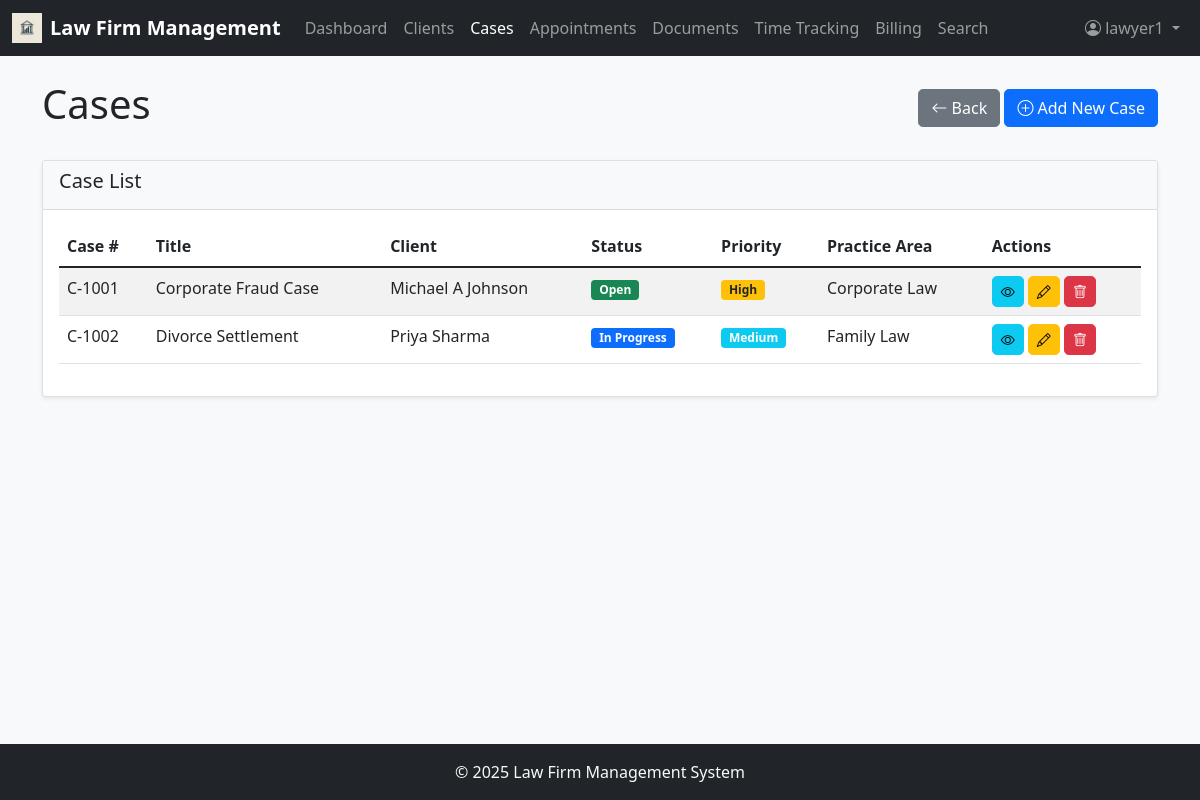
Screenshot of /cases (signed in) with the database file from the repository.
### app/models.py (models this page shows, shortened)
class User(UserMixin, db.Model):
    id = db.Column(db.Integer, primary_key=True)
    username = db.Column(db.String(64), index=True, unique=True)
    email = db.Column(db.String(120), index=True, unique=True)
    password_hash = db.Column(db.String(128))
    first_name = db.Column(db.String(64))
    last_name = db.Column(db.String(64))
    role = db.Column(db.String(20))  # 'admin' (full access to system; manage users, roles, permissions, clients, cases, billing, payments; approve/reject invoices/time entries; access analytics, financial reports, firm-wide dashboards; configure system settings (billing rates, document categories, practice areas); assign lawyers/staff to cases), 'lawyer' (manage own cases & clients; add/edit case details, appointments, documents, time entries; track billable hours; generate invoices (pending admin approval); search legal database, access case law, add citations to cases; communicate with clients via notes/messages; cannot create/remove other users), 'staff' (support role, limited permissions; schedule appointments; upload and manage documents (evidence, contracts); draft invoices (cannot approve/send); record time entries on behalf of lawyers (if permitted); cannot delete cases or clients; cannot assign users)
    hourly_rate = db.Column(db.Float)
    cases = db.relationship('Case', secondary=case_assignments, backref=db.backref('assigned_users', lazy='dynamic'))
    time_entries = db.relationship('TimeEntry', backref='user', lazy='dynamic')

class Case(db.Model):
    id = db.Column(db.Integer, primary_key=True)
    case_number = db.Column(db.String(20), unique=True)
    title = db.Column(db.String(128))
    description = db.Column(db.Text)
    status = db.Column(db.String(20))  # Open, In Progress, On Hold, Closed, Archived
    priority = db.Column(db.String(20))  # Low, Medium, High, Urgent
    practice_area = db.Column(db.String(64))
    case_type = db.Column(db.String(64))
    budget = db.Column(db.Float)
    client_id = db.Column(db.Integer, db.ForeignKey('client.id'))
    appointments = db.relationship('Appointment', backref='case', lazy='dynamic')
    documents = db.relationship('Document', backref='case', lazy='dynamic')
    time_entries = db.relationship('TimeEntry', backref='case', lazy='dynamic')
    invoices = db.relationship('Invoice', backref='case', lazy='dynamic')
    created_at = db.Column(db.DateTime, default=datetime.utcnow)
    updated_at = db.Column(db.DateTime, default=datetime.utcnow, onupdate=datetime.utcnow)

class Client(db.Model):
    id = db.Column(db.Integer, primary_key=True)
    first_name = db.Column(db.String(64))
    last_name = db.Column(db.String(64))
    email = db.Column(db.String(120))
    phone = db.Column(db.String(20))
    address = db.Column(db.String(256))
    company = db.Column(db.String(128))
    category = db.Column(db.String(64))
    notes = db.Column(db.Text)
    cases = db.relationship('Case', backref='client', lazy='dynamic')
    appointments = db.relationship('Appointment', backref='client', lazy='dynamic')
    documents = db.relationship('Document', backref='client', lazy='dynamic')

### app/routes.py (the view)
@app.route('/cases')
@login_required
@role_required(['admin', 'lawyer', 'staff'])
def cases():
    cases = Case.query.all()
    return render_template('cases.html', cases=cases)

### app/__init__.py (called while the page is built)
@login.user_loader
def load_user(id):
    return User.query.get(int(id))

### app/routes.py (called while the page is built)
def role_required(allowed_roles):
    def decorator(f):
        @wraps(f)
        def decorated_function(*args, **kwargs):
            if current_user.is_anonymous or current_user.role not in allowed_roles:
                flash('You do not have permission to access this page.')
                return redirect(url_for('dashboard')) # Redirect to dashboard or login
            return f(*args, **kwargs)
        return decorated_function
    return decorator

### app/templates/cases.html (shortened to what this page needs)
{% extends "base.html" %} {% block content %}
<div class="d-flex justify-content-between align-items-center mb-4">
  <h1>Cases</h1>
  <div>
    <a
      href="{{ request.referrer or url_for('cases') }}"
      class="btn btn-secondary"
    >
      <i class="bi bi-arrow-left"></i> Back
    </a>
    <a href="{{ url_for('new_case') }}" class="btn btn-primary">
      <i class="bi bi-plus-circle"></i> Add New Case
    </a>
  </div>
</div>
<div class="card mb-4">
  <div class="card-header">
    <h5>Case List</h5>
  </div>
  <div class="card-body">
    <div class="table-responsive">
      <table class="table table-striped" id="casesTable">
        <thead>
          <tr>
            <th>Case #</th>
            <th>Title</th>
            <th>Client</th>
            <th>Status</th>
            <th>Priority</th>
            <th>Practice Area</th>
            <th>Actions</th>
          </tr>
        </thead>
        <tbody>
          {% for case in cases %}
          <tr>
            <td>{{ case.case_number }}</td>
            <td>{{ case.title }}</td>
            <td>{{ case.client.first_name }} {{ case.client.last_name }}</td>
            <td>
              {% if case.status == 'Open' %}
              <span class="badge bg-success">{{ case.status }}</span>
              {% elif case.status == 'In Progress' %}
              <span class="badge bg-primary">{{ case.status }}</span>
              {% elif case.status == 'On Hold' %}
              <span class="badge bg-warning text-dark">{{ case.status }}</span>
              {% elif case.status == 'Closed' %}
              <span class="badge bg-secondary">{{ case.status }}</span>
              {% else %}
              <span class="badge bg-info">{{ case.status }}</span>
              {% endif %}
            </td>
            <td>
              {% if case.priority == 'Low' %}
              <span class="badge bg-success">{{ case.priority }}</span>
              {% elif case.priority == 'Medium' %}
              <span class="badge bg-info">{{ case.priority }}</span>
              {% elif case.priority == 'High' %}
              <span class="badge bg-warning text-dark"
                >{{ case.priority }}</span
              >
              {% else %}
              <span class="badge bg-danger">{{ case.priority }}</span>
              {% endif %}
            </td>
            <td>{{ case.practice_area }}</td>
            <td>
              <a
                href="{{ url_for('case_detail', id=case.id) }}"
                class="btn btn-sm btn-info"
              >
                <i class="bi bi-eye"></i>
              </a>
              <a
                href="{{ url_for('edit_case', id=case.id) }}"
                class="btn btn-sm btn-warning"
              >
                <i class="bi bi-pencil"></i>
              </a>
              <button
                type="button"
                class="btn btn-sm btn-danger"
                onclick="confirmDelete({{ case.id }}, '{{ case.title }}')"
              >
                <i class="bi bi-trash"></i>
              </button>
            </td>
          </tr>
          {% endfor %}
        </tbody>
      </table>
    </div>
  </div>
</div>
{% endblock %}

### app/templates/base.html (shortened to what this page needs)
<!DOCTYPE html>
<html lang="en">
  <head>
    <link
      href="https://cdn.jsdelivr.net/npm/bootstrap@5.1.3/dist/css/bootstrap.min.css"
      rel="stylesheet"
    />
    <link
      rel="stylesheet"
      href="https://cdn.jsdelivr.net/npm/bootstrap-icons@1.8.1/font/bootstrap-icons.css"
    />
    <link
      href="{{ url_for('static', filename='css/style.css') }}"
      rel="stylesheet"
    />
  </head>
  <body class="d-flex flex-column min-vh-100">
    <nav class="navbar navbar-expand-lg navbar-dark bg-dark">
      <div class="container-fluid">
        <a
          class="navbar-brand d-flex align-items-center"
          href="{{ url_for('dashboard') }}"
        >
          <img
            src="{{ url_for('static', filename='images/lawfirm-logo.jpg') }}"
            alt="Logo"
            width="30"
            height="30"
            class="d-inline-block align-text-top me-2"
          />
          Law Firm Management
        </a>
        <div class="collapse navbar-collapse" id="navbarNav">
          <ul class="navbar-nav me-auto">
            <li class="nav-item">
              <a
                class="nav-link {% if request.endpoint == 'dashboard' %}active{% endif %}"
                href="{{ url_for('dashboard') }}"
              >
                Dashboard
              </a>
            </li>
            <li class="nav-item">
              <a
                class="nav-link {% if request.endpoint == 'clients' %}active{% endif %}"
                href="{{ url_for('clients') }}"
              >
                Clients
              </a>
            </li>
            <li class="nav-item">
              <a
                class="nav-link {% if request.endpoint == 'cases' %}active{% endif %}"
                href="{{ url_for('cases') }}"
              >
                Cases
              </a>
            </li>
            <li class="nav-item">
              <a
                class="nav-link {% if request.endpoint == 'appointments' %}active{% endif %}"
                href="{{ url_for('appointments') }}"
              >
                Appointments
              </a>
            </li>
            <li class="nav-item">
              <a
                class="nav-link {% if request.endpoint == 'documents' %}active{% endif %}"
                href="{{ url_for('documents') }}"
              >
                Documents
              </a>
            </li>
            <li class="nav-item">
              <a
                class="nav-link {% if request.endpoint == 'time_tracking' %}active{% endif %}"
                href="{{ url_for('time_tracking') }}"
              >
                Time Tracking
              </a>
            </li>
            <li class="nav-item">
              <a
                class="nav-link {% if request.endpoint == 'billing' %}active{% endif %}"
                href="{{ url_for('billing') }}"
              >
                Billing
              </a>
            </li>
            <li class="nav-item">
              <a
                class="nav-link {% if request.endpoint == 'search' %}active{% endif %}"
                href="{{ url_for('search') }}"
              >
                Search
              </a>
            </li>
          </ul>
          <ul class="navbar-nav">
            {% if current_user.is_anonymous %}
            <li class="nav-item">
              <a class="nav-link" href="{{ url_for('login') }}">Login</a>
            </li>
            {% else %}
            <li class="nav-item dropdown">
              <a
                class="nav-link dropdown-toggle"
                href="#"
                id="navbarDropdown"
                role="button"
                data-bs-toggle="dropdown"
              >
                <i class="bi bi-person-circle"></i> {{ current_user.username }}
              </a>
            </li>
            {% endif %}
          </ul>
        </div>
      </div>
    </nav>
    <main class="flex-grow-1 container mt-4">
       {% block content %}{% endblock %}
    </main>
    <footer class="footer mt-auto py-3 bg-dark text-light">
      <div class="container text-center">
        <span>© <span id="year"></span> Law Firm Management System</span>
      </div>
    </footer>
  </body>
</html>

### app/static/css/style.css (style rules this page uses)
body { font-family: 'Segoe UI', Tahoma, Geneva, Verdana, sans-serif; background-color: #f8f9fa; }
.footer { margin-top: auto; padding: 1rem 0; background-color: #343a40; color: #fff; }
.card { box-shadow: 0 0.125rem 0.25rem rgba(0, 0, 0, 0.075); border: 1px solid rgba(0, 0, 0, 0.125); }
.card-header { background-color: #f8f9fa; border-bottom: 1px solid rgba(0, 0, 0, 0.125); }
.table th { border-top: none; }
.badge { font-size: 0.75em; }
.navbar-brand { font-weight: bold; }
.btn { border-radius: 0.3rem; }

### rows the page displays
User: username "lawyer1"
Case: case_number "C-1001", title "Corporate Fraud Case", client.first_name "Michael A", client.last_name "Johnson", status "Open", priority "High", practice_area "Corporate Law"
Case: case_number "C-1002", title "Divorce Settlement", client.first_name "Priya", client.last_name "Sharma", status "In Progress", priority "Medium", practice_area "Family Law"
